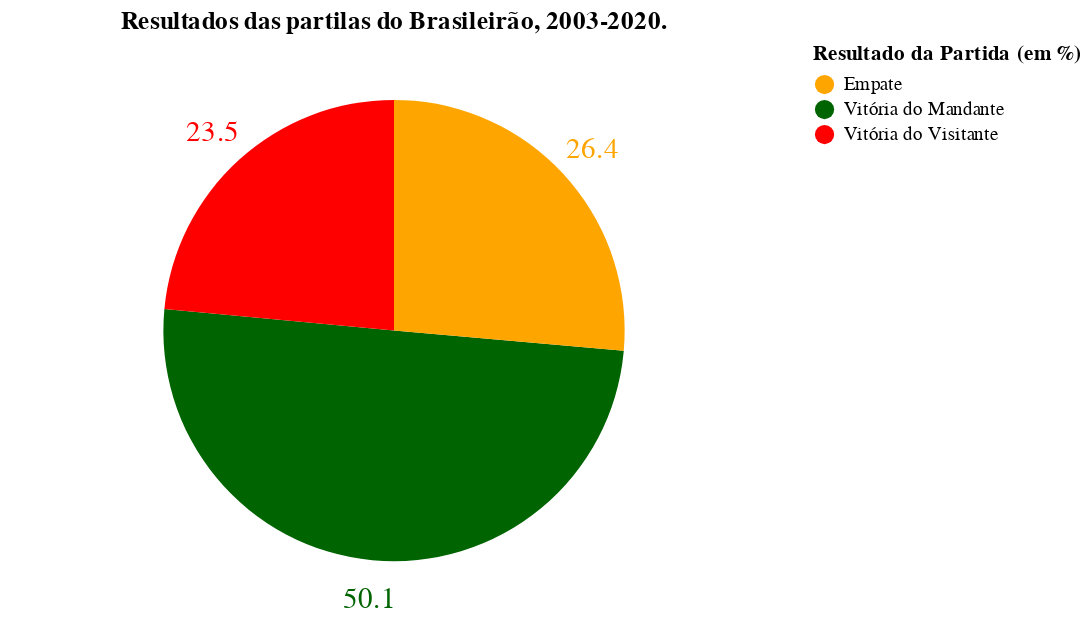

The notebook cell saved with this chart:
### Code cell
# Definindo parâmetros básicos do gráfico
base = alt.Chart(
            data = resultados_partidas,
            title = 'Resultados das partilas do Brasileirão, 2003-2020.'
          )\
          .encode(
            theta=alt.Theta(shorthand = "partidas:Q", stack=True), 
            color=alt.Color(
                shorthand ="resultado_da_partida:N", 
                legend = alt.Legend(title = 'Resultado da Partida (em %)'),
                #scale=alt.Scale(scheme='set1')
                scale=alt.Scale(range=["orange", "darkgreen", "red"])
            )
          )

# Criando a pizza
pizza = base.mark_arc(outerRadius=120)

# Criando os Labels
texto = base.mark_text(radius=140, size=15).encode(text="partidas:Q")

# Exibindo o gráfico
pizza+texto

### Figure 1 — Vega-Lite specification as saved in the notebook (floating-point values rounded to 4 significant figures)
{"config": {"view": {"continuousWidth": 400, "continuousHeight": 300}}, "layer": [{"mark": {"type": "arc", "outerRadius": 120}, "encoding": {"color": {"field": "resultado_da_partida", "legend": {"title": "Resultado da Partida (em %)"}, "scale": {"range": ["orange", "darkgreen", "red"]}, "type": "nominal"}, "theta": {"field": "partidas", "stack": true, "type": "quantitative"}}, "title": "Resultados das partilas do Brasileirão, 2003-2020."}, {"mark": {"type": "text", "radius": 140, "size": 15}, "encoding": {"color": {"field": "resultado_da_partida", "legend": {"title": "Resultado da Partida (em %)"}, "scale": {"range": ["orange", "darkgreen", "red"]}, "type": "nominal"}, "text": {"field": "partidas", "type": "quantitative"}, "theta": {"field": "partidas", "stack": true, "type": "quantitative"}}, "title": "Resultados das partilas do Brasileirão, 2003-2020."}], "data": {"name": "data-c6af7b0b7ab7c48cdaa82ffbb3857ee8"}, "$schema": "https://vega.github.io/schema/vega-lite/v4.17.0.json", "datasets": {"data-c6af7b0b7ab7c48cdaa82ffbb3857ee8": [{"resultado_da_partida": "Vitória do Mandante", "partidas": 50.1}, {"resultado_da_partida": "Empate", "partidas": 26.4}, {"resultado_da_partida": "Vitória do Visitante", "partidas": 23.5}]}}
